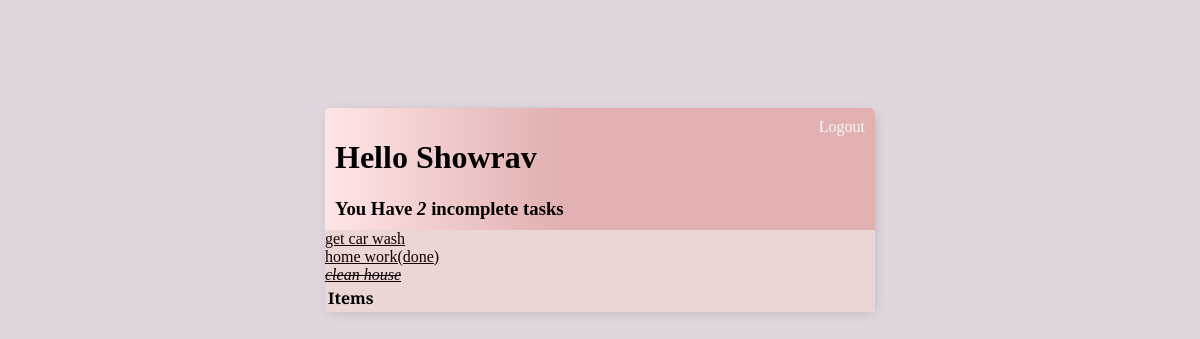
Page / (signed in) on the earlier database version.
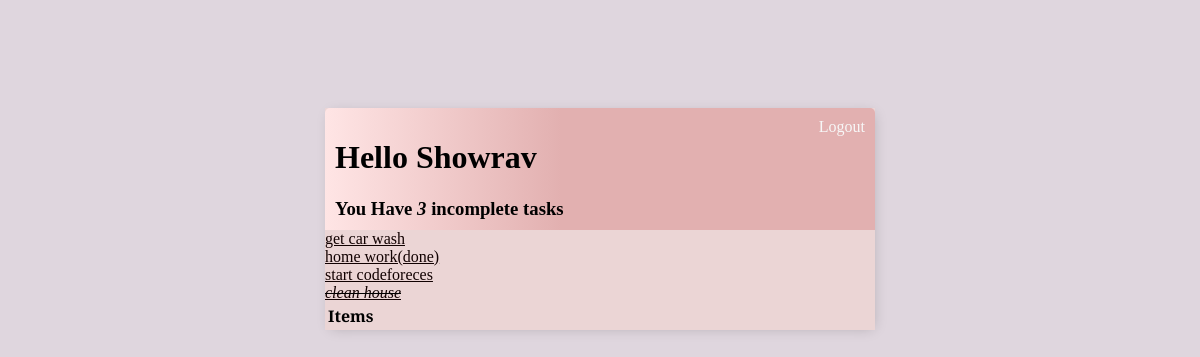
Same page on the later database version.
### base/models.py (models this page shows, shortened)
class Task(models.Model):
    user = models.ForeignKey(User, on_delete=models.CASCADE, null=True, blank=True)
    title = models.CharField(max_length=200)
    description = models.TextField(null=True, blank=True)
    complete = models.BooleanField(default=False)
    create = models.DateTimeField(auto_now_add=True)
    class Meta:
        ordering = ['complete']#any complete task will go the bottom of the listss

### base/views.py (the view)
# urls.py: path('', TaskList.as_view(), name='tasks'), #this is base url that is empty string in the beginning
class TaskList(LoginRequiredMixin, ListView):
    model = Task#this class now search for templates that has name like - Task_list.html
    context_object_name = 'tasks'
    def get_context_data(self, **kwargs):
        context = super().get_context_data(**kwargs)
        context['tasks'] = context['tasks'].filter(user=self.request.user)
        context['count'] = context['tasks'].filter(complete=False).count
        search_input = self.request.GET.get('search-area') or ''
        if search_input:
            context['tasks'] = context['tasks'].filter(title__icontains=search_input)
        context['search_input'] = search_input
        return context

### base/templates/base/task_list.html (shortened to what this page needs)
{% extends 'base/main.html' %}
{% block content %}
<div class="header-bar">
  <div>
    <h1>Hello {{request.user|title}}</h1>
    <h3 style="margin: 0;">You Have <i>{{count}}</i> incomplete task{{ count|pluralize:"s" }}</h3>
  </div>
  {% if request.user.is_authenticated %}
  <a href="{% url 'logout' %}">Logout</a>
  {% else %}
  <a href="{% url 'login' %}">Login</a>
  {% endif %}
</div>
<div class="task-items-wrapper">
  {% for task in tasks %}
    <div class="task-wrapper">
      {% if task.complete %}
        <div class="task-title">
          <i><s><a href="{% url 'task-update' task.id %}">{{ task.title }}</a></s></i>
        </div>
      {% else %}
      <div class="task-title">
        <a href="{% url 'task-update' task.id %}">{{ task.title }}</a>
      </div>
      {% endif %}
    </div>
  {% empty %}
  <h3>No Items in List</h3>
  {% endfor %}
</div>
<table>
  <tr>
    <th>Items</th>
    <th></th>
  </tr>
</table>
{% endblock content %}

Differences in the rows shown:
added Task: title "start codeforeces"
Other differences:
{{ count }}: "2" → "3"
